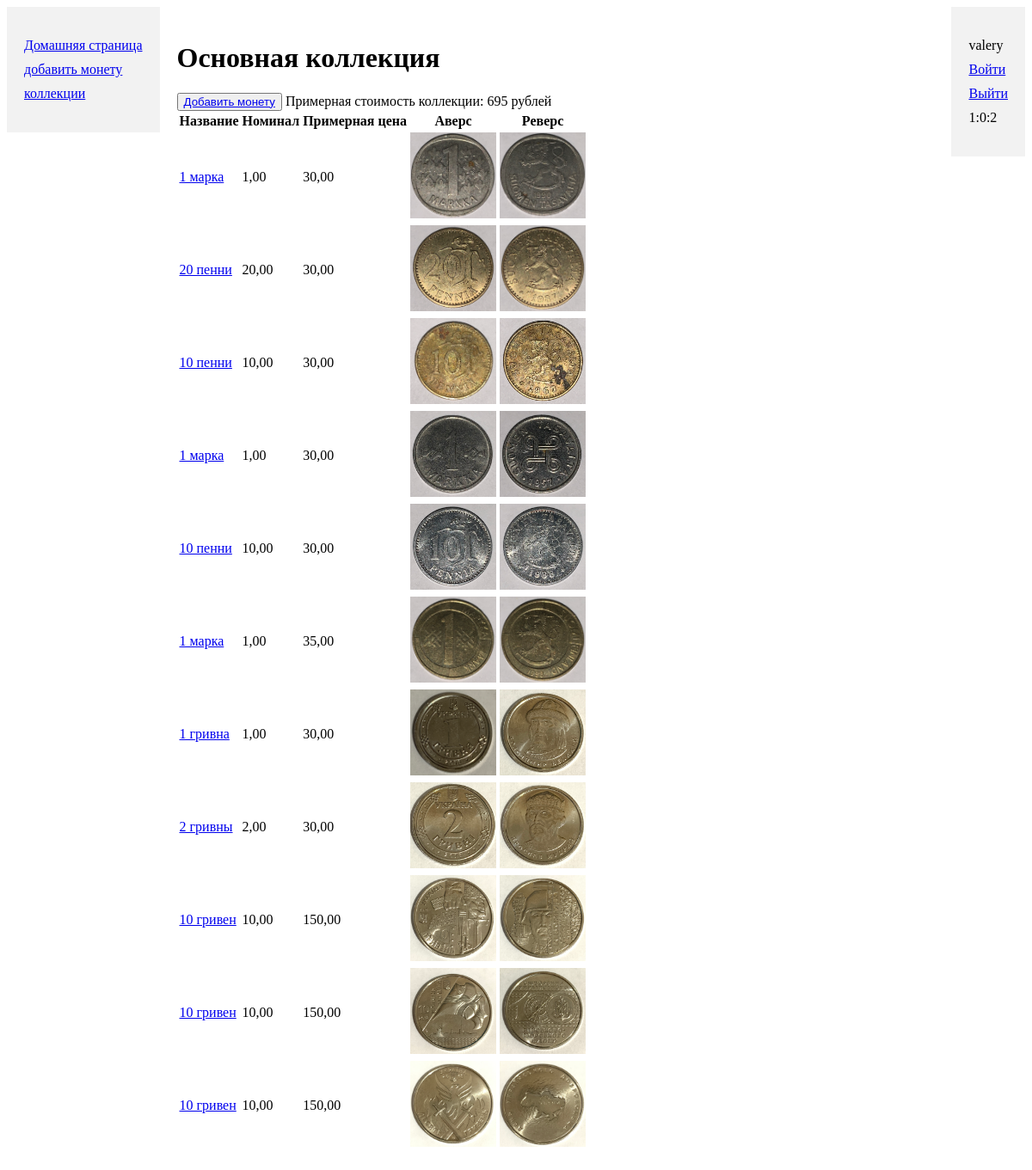
The page /collection/11/ (signed in) on the database its author committed.
### collection_app/models.py (models this page shows, shortened)
class Collection(models.Model):
    name = models.CharField(max_length=100, verbose_name='название')
    user = models.ForeignKey(User, on_delete=models.SET_NULL, null=True, blank=True)

class Coin(models.Model):
    collection = models.ForeignKey(Collection, on_delete=models.CASCADE, verbose_name='Коллекция', null=True, blank=True, default=None)
    name = models.CharField(max_length=100, verbose_name='название')
    description = models.TextField(verbose_name='Описание')
    value = models.DecimalField(max_digits=10, decimal_places=2, verbose_name='номинал')
    year_coin = models.IntegerField(verbose_name='Год', null=True, blank=True, default=None)
    country = models.ForeignKey(Country, on_delete=models.CASCADE, verbose_name='Страна', null=True, blank=True,
                                default=None)
    coinstate = models.ForeignKey(CoinState, on_delete=models.CASCADE, verbose_name='состояние', null=True, blank=True,
                                default=None)
    added_date = models.DateField(auto_now_add=True, verbose_name='Дата добавления')
    photo_obverse = models.ImageField(upload_to='collection_app/coin_photos/', null=True, blank=True,
                              default='collection_app/coin_photos/default_image.jpg', verbose_name='фото аверс')
    photo_reverse = models.ImageField(upload_to='collection_app/coin_photos/', null=True, blank=True,
                                      default='collection_app/coin_photos/default_image.jpg', verbose_name='фото реверс')
    price = models.DecimalField(max_digits=100, decimal_places=2, verbose_name='примерная стоимость', null=True, blank=True,
                                default=None)

### collection_app/views.py (the view)
# urls.py: path('collection/<int:collection_id>/', views.collection_detail, name='collection_detail'),
@login_required
def collection_detail(request, collection_id):
    selected_collection = get_object_or_404(Collection, pk=collection_id, user=request.user)
    collection_coins = Coin.objects.filter(collection=selected_collection)
    total_value = Coin.objects.aggregate(Sum('price'))['price__sum']
    return render(request, 'collection_detail.html', {'collection': selected_collection, 'collection_coins': collection_coins, 'total_value': total_value})

### collection_app/templates/collection_detail.html (shortened to what this page needs)
{% extends "base.html" %}
{% block content %}
<h1>{{ collection.name }}</h1>
    <button class="add-coin-button"><a href="{% url 'add_coin' %}">Добавить монету</a></button>
    {% if total_value %}
        <tr>
            <th>Примерная стоимость коллекции: </th>
        </tr>
        <tr>
            <td>{{ total_value }} рублей</td>
        </tr>
    {% endif %}
    {% if collection_coins %}
    <table>
        <tr>
            <th>Название</th>
            <th>Номинал</th>
            <th>Примерная цена</th>
            <th>Аверс</th>
            <th>Реверс</th>
        </tr>
        {% for coin in collection_coins %}
        <tr>
            <td><a href="{% url 'coin_details' coin.id %}">{{ coin.name }}</a></td>
            <td>{{ coin.value }}</td>
            <td>{{ coin.price }}</td>
            <td><img src="{{ coin.photo_obverse.url }}" width="100" height="100" alt="{{ coin.name }}"></td>
            <td><img src="{{ coin.photo_reverse.url }}" width="100" height="100" alt="{{ coin.name }}"></td>
        </tr>
        {% endfor %}
    </table>
    {% else %}
    <p>В этой коллекции пока нет монет.</p>
    {% endif %}
{% endblock %}

### templates/base.html (shortened to what this page needs)
<!DOCTYPE html>
<html lang="en">
<head>
</head>
<body>
    <div class="container">
        <div class="sidebar">
            <ul>
                <li><a href="{% url 'index' %}" style="display: block;">Домашняя страница</a></li>
                <li><a href="{% url 'add_coin' %}" style="display: block;">добавить монету</a></li>
                <li><a href="{% url 'get_collection' %}" style="display: block;">коллекции</a></li>
            </ul>
        </div>
        <div class="content">
            {% block content %}
            {% endblock %}
        </div>
        <div class="sidebar">
            <ul>
                <li>{{ request.user }}</li>
                <li><a href="{% url 'login' %}" style="display: block;">Войти</a></li>
                <li><a href="{% url 'logout' %}" style="display: block;">Выйти</a></li>
                <div id="time"></div>
         </ul>
        </div>
    </div>
</body>
</html>

### templates/base.html (style rules this page uses)
.container { display: flex; justify-content: space-between; align-items: start; }
.sidebar { padding: 20px; background-color: #f2f2f2; }
.sidebar ul { list-style: none; padding: 0; }
.sidebar li { margin-bottom: 10px; }
.content { flex: 1; padding: 20px; }

### rows shown on the page
Collection: name "Основная коллекция"
Coin: name "1 марка", value "1,00", price "30,00", photo_obverse (picture), photo_reverse (picture)
Coin: name "20 пенни", value "20,00", price "30,00", photo_obverse (picture), photo_reverse (picture)
Coin: name "10 пенни", value "10,00", price "30,00", photo_obverse (picture), photo_reverse (picture)
Coin: name "1 марка", value "1,00", price "30,00", photo_obverse (picture), photo_reverse (picture)
Coin: name "10 пенни", value "10,00", price "30,00", photo_obverse (picture), photo_reverse (picture)
Coin: name "1 марка", value "1,00", price "35,00", photo_obverse (picture), photo_reverse (picture)
Coin: name "1 гривна", value "1,00", price "30,00", photo_obverse (picture), photo_reverse (picture)
Coin: name "2 гривны", value "2,00", price "30,00", photo_obverse (picture), photo_reverse (picture)
Coin: name "10 гривен", value "10,00", price "150,00", photo_obverse (picture), photo_reverse (picture)
Coin: name "10 гривен", value "10,00", price "150,00", photo_obverse (picture), photo_reverse (picture)
Coin: name "10 гривен", value "10,00", price "150,00", photo_obverse (picture), photo_reverse (picture)

### other values the page prints
{{ total_value }} "695"
{{ request.user }} "valery"
